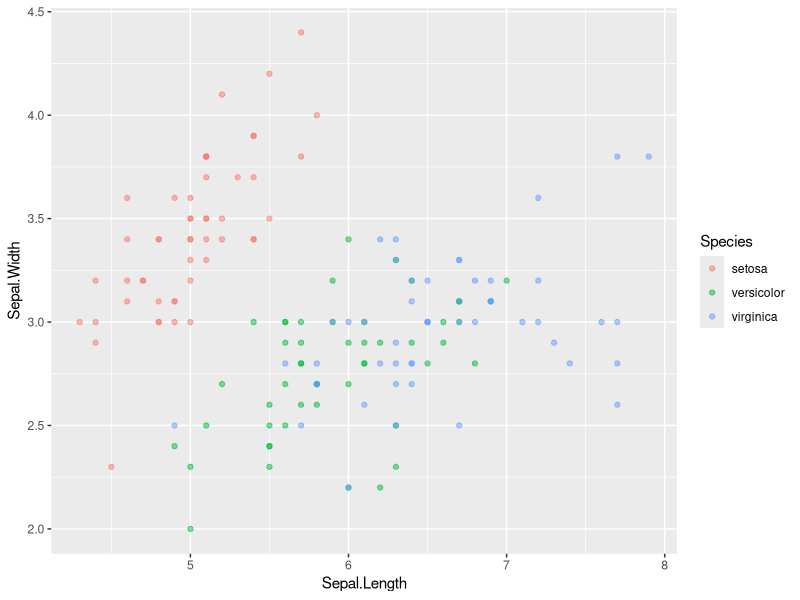
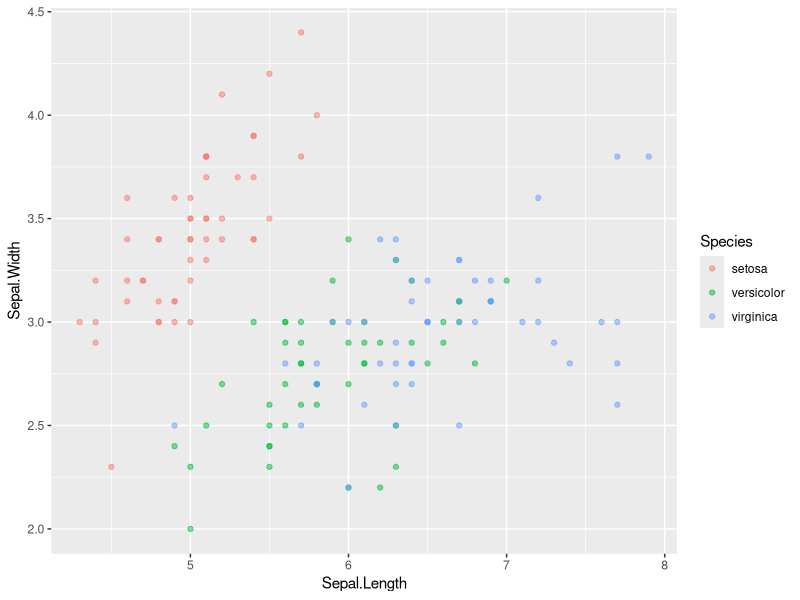

Write the R code that produced these figures, in order.
## ---- chunk 1
knitr::opts_chunk$set(echo = TRUE)
## ---- chunk 2
summary(iris)
## ---- chunk 3
a <- summary(iris)
print(a)
## ---- chunk 4
summarya <- summary(iris)
print(a)
## ---- chunk 5
a <- summary(iris)
print(a)
## ---- chunk 6
library("tidyverse")
library("ggplot2")
iris %>% ggplot(aes(x=Sepal.Length, y=Sepal.Width, group=Species, colour=Species)) +
                  geom_point(alpha=0.5)
## ---- chunk 7
iris %>% ggplot(aes(x=Sepal.Length, y=Sepal.Width, group=Species, colour=Species)) +
                  geom_point(alpha=0.5)
